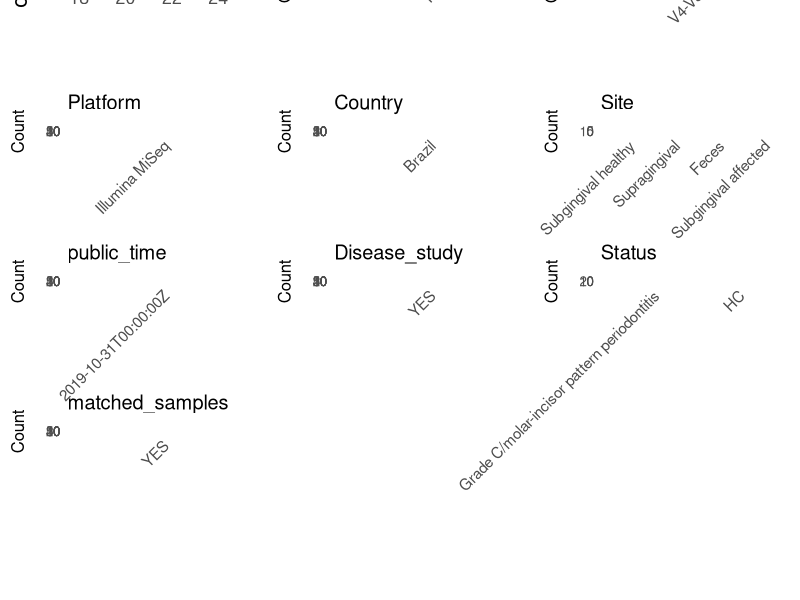

Reproduce this figure in R. (Note: this script raises an error after producing the figure.)
## ---- chunk 1
# Load necessary libraries
library(dplyr)
library(ggplot2)
library(cowplot)


# Set working directory (update this path to your local directory)
setwd("/home/cjj/projects/collect_oral_data/global-oral-microbiome/data/tmp/PRJNA580506")
initial_meta<-read.csv("SraRunTable.csv",header = T)
colnames(initial_meta)

head(initial_meta , n=8)
library(readxl)


# table1 <- read_excel("Table 1.XLSX",)
# table2 <- read_excel("Table 1.XLSX",)
# head(table1 , n=3)
# head(table2 , n=3)
# ESM <- ESM[,c(1,3,4)]
# colnames(ESM) <- c("subject_id","Age","Sex")
# initial_meta_cbind <- left_join(initial_meta,ESM,by="subject_id")
# table(initial_meta_cbind$Age,initial_meta_cbind$Sex)
# Display the first few rows of the metadata
# head(initial_meta_cbind)
## ---- chunk 2
# Create a uniform metadata dataframe
metadata <- data.frame(
  BioProject = initial_meta$BioProject,
  Run = initial_meta$Run,
  sample_name = initial_meta$Patient_ID,
  Age = initial_meta$AGE,
  BMI = NA_character_,
  Sex= initial_meta$gender,
  Region = "V4-V5",
  Platform = initial_meta$Instrument,
  Country = 'Brazil',
  Site = initial_meta$Site,
  public_time = initial_meta$ReleaseDate,
  Disease_study = 'YES',
  Status = initial_meta$Group,
  stringsAsFactors = FALSE
)
## ---- chunk 3
# info_path <- "/home/cjj/projects/collect_oral_data/global-oral-microbiome/data/tmp/PRJNA232543/table.csv"
# info_table <- read.csv(info_path)
# 
# metadata$sample_name <- gsub("B$", "", metadata$sample_name)
# 
# match_indices <- match(metadata$sample_name, info_table$Sample.ID)
# 
# # 检查 sex 列的NA数量
# metadata$Age <- info_table$Age[match_indices]
# metadata$Sex <- info_table$Gender[match_indices] # 从 info_table$Gender 获取数据
# head(metadata)
## ---- chunk 4
# Add information obtained from the publication
metadata_clean <- metadata
metadata_clean$PCR_primers <- "314F-805R"
metadata_clean$title <- "Oral and Fecal Microbiome in Molar-Incisor Pattern Periodontitis"

metadata_clean$sample_name <- metadata$sample_name

# metadata_clean$Status <-  metadata$Status
metadata_clean$Status <- ifelse(grepl("GC/MIP", metadata$Status), "Grade C/molar-incisor pattern periodontitis", "HC")

metadata_clean$matched_samples <- "YES"
metadata_clean$Sex <- ifelse(metadata_clean$Sex == "female", "F",
                      ifelse(metadata_clean$Sex == "male", "M",metadata_clean$Sex))


# metadata_clean$Site <- ifelse(grepl("sal", metadata$Status), "saliva", "mucosa")

# metadata[which(metadata$Site=="SP"),]$Site <- "supragingival"
# metadata[which(metadata$Site=="T"),]$Site <- "tongue"
# metadata[which(metadata$Site=="SA"),]$Site <- "salivary"


# Use cleaned dataset for subsequent analysis
metadata <- metadata_clean
## ---- chunk 5
# Check the number of unique runs and sample names
print(paste("Number of unique runs:", length(unique(metadata$Run))))
print(paste("Number of unique sample names:", length(unique(metadata$sample_name))))
## ---- chunk 6
# 加载必要的包
library(dplyr)
library(ggplot2)
library(cowplot)

# 1. 准备数据
plot_data <- metadata %>%
  select(
    -any_of(c("BioProject", "Run", "sample_name", "title","PCR_primers"))
  ) %>%
  select(where(~!all(is.na(.))))

# 2. 循环绘图
plots <- list()
for (col_name in names(plot_data)) {
  if (is.numeric(plot_data[[col_name]])) {
    p <- ggplot(plot_data, aes(x = .data[[col_name]])) +
      geom_histogram(bins = 20, fill = "#0072B2", alpha = 0.7, na.rm = TRUE) +
      labs(title = col_name, x = NULL) +
      theme_minimal(base_size = 16)
  } else {
    p <- plot_data %>%
      count(.data[[col_name]], sort = TRUE, name = "Count") %>%
      ggplot(aes(x = reorder(.data[[col_name]], -Count), y = Count)) +
      geom_col(fill = "#D55E00", alpha = 0.8) +
      labs(title = col_name, x = NULL, y = "Count") +
      theme_minimal(base_size = 12) +
      theme(axis.text.x = element_text(angle = 45, hjust = 1, size = 11))
  }
  plots[[col_name]] <- p
}

# 3. 【已修复】自动组合并动态调整尺寸后保存
if (length(plots) > 0) {
  
  # --- 这是你需要添加的关键部分 ---
  n_plots <- length(plots)
  n_cols <- 3 
  n_rows <- ceiling(n_plots / n_cols) 
  # 根据行数动态设置输出图片的高度 (例如，每行给4英寸)
  dynamic_height <- n_rows * 4 
  
  p_final <- plot_grid(plotlist = plots, ncol = n_cols, align = "hv")
  
  # 使用动态计算出的高度来保存图像
  ggsave("Metadata_Summary.png", plot = p_final, width = 12, height = dynamic_height, dpi = 150, bg = "white")
  
  print(paste("图像已生成, 动态高度为:", dynamic_height))
  
} else {
  print("没有可以绘制的列。")
}
## ---- chunk 7
knitr::include_graphics("Metadata_Summary.png")
## ---- chunk 8
# Reorder columns to match the desired format
metadata <- metadata[, c(
  "BioProject", "Run", "sample_name", "Age", "BMI", "Sex", 
  "Region", "Platform", "Country", "Site", "public_time", 
  "PCR_primers", "title", "Disease_study", "Status","matched_samples"
)]

# Export the uniform metadata to a CSV file
write.csv(metadata, file = "metadata.csv", quote = TRUE)
head(metadata)
